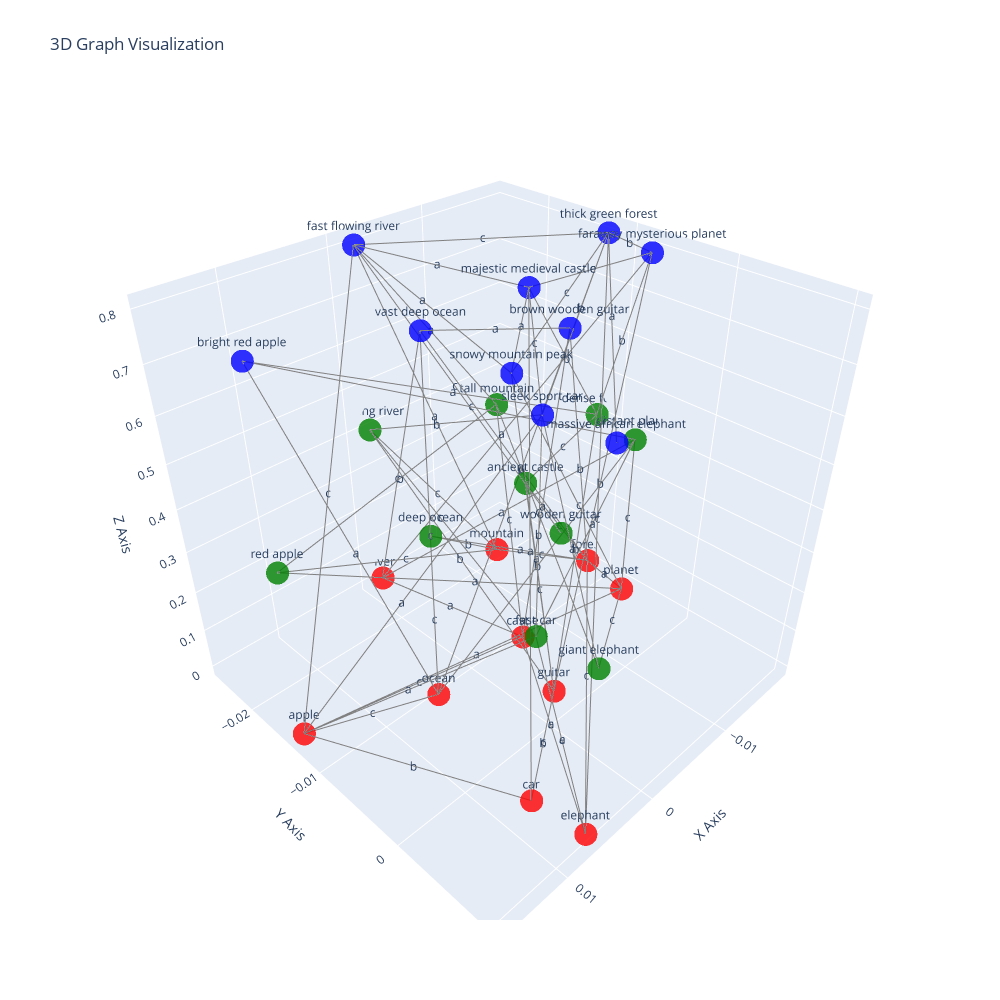

Notebook code cell kept with this figure:
### Code cell
visualize_graph_ngrams(graph)

### Figure 1 — Plotly figure (JSON) as saved in the notebook; plotly's stock layout.template omitted (floating-point values rounded to 4 significant figures; data arrays with more than 128 entries replaced by an {"elided": "..."} marker saying what was removed)
{"data": [{"line": {"color": "gray", "width": 2}, "mode": "lines", "name": "Edges", "type": "scatter3d", "x": {"elided": "216 float values"}, "y": {"elided": "216 float values"}, "z": {"elided": "216 float values"}}, {"marker": {"color": ["red", "red", "red", "red", "red", "red", "red", "red", "red", "red", "green", "green", "green", "green", "green", "green", "green", "green", "green", "green", "blue", "blue", "blue", "blue", "blue", "blue", "blue", "blue", "blue", "blue"], "opacity": 0.8, "size": 8}, "mode": "markers+text", "name": "Nodes", "text": ["apple", "mountain", "river", "car", "guitar", "elephant", "planet", "ocean", "forest", "castle", "red apple", "tall mountain", "flowing river", "fast car", "wooden guitar", "giant elephant", "distant planet", "deep ocean", "dense forest", "ancient castle", "bright red apple", "snowy mountain peak", "fast flowing river", "sleek sport car", "brown wooden guitar", "massive african elephant", "faraway mysterious planet", "vast deep ocean", "thick green forest", "majestic medieval castle"], "textposition": "top center", "type": "scatter3d", "x": [0.01588, -0.01309, -0.001769, 0.007483, -0.002363, 0.006843, -0.01729, 0.004997, -0.01834, -0.005431, 0.01588, -0.01309, -0.001769, 0.007483, -0.002363, 0.006843, -0.01729, 0.004997, -0.01834, -0.005431, 0.01588, 0.005049, -0.001769, 0.007483, -0.002363, 0.006843, -0.01729, 0.004997, -0.01834, -0.005431], "y": [-0.01355, -0.02019, -0.02506, 0.004929, -0.001892, 0.01004, -0.006686, -0.008873, -0.01213, -0.008789, -0.01355, -0.02019, -0.02506, 0.004929, -0.001892, 0.01004, -0.006686, -0.008873, -0.01213, -0.008789, -0.01355, -5.83e-05, -0.02506, 0.004929, -0.001892, 0.01004, -0.006686, -0.008873, -0.01213, -0.008789], "z": [0, 0, 0, 0, 0, 0, 0, 0, 0, 0, 0.4, 0.4, 0.4, 0.4, 0.4, 0.4, 0.4, 0.4, 0.4, 0.4, 0.8, 0.8, 0.8, 0.8, 0.8, 0.8, 0.8, 0.8, 0.8, 0.8]}, {"mode": "text", "name": "Edge Labels", "text": ["c", "a", "c", "c", "a", "a", "c", "b", "c", "a", "b", "b", "a", "b", "a", "a", "a", "a", "c", "c", "c", "c", "a", "c", "c", "c", "c", "a", "c", "b", "a", "b", "c", "c", "b", "c", "c", "a", "c", "b", "a", "c", "b", "c", "a", "b", "b", "b", "c", "c", "a", "a", "c", "c", "c", "a", "a", "c", "a", "a", "b", "a", "a", "c", "b", "c", "b", "a", "b", "a", "c", "c"], "textposition": "middle center", "type": "scatter3d", "x": [0.01044, 0.01168, -0.01572, -0.00743, -0.0036, -0.009532, 0.001614, 0.01168, 0.00256, 0.001026, 0.00256, -0.002066, 0.001343, -0.009829, 0.0007061, 0.007163, -0.0007052, -0.0007052, -0.005225, -0.006123, -0.006671, -0.005748, -0.01782, -0.01189, 0.005226, 0.0007061, -0.009261, -0.003897, 0.001396, 0.001396, -0.00743, 0.002857, 0.007163, 0.002857, 0.007483, -0.002066, -0.003124, 0.007163, -0.01729, -0.006149, -0.004905, -0.0007052, -0.004047, 0.004997, -0.006671, -0.01035, -0.01782, -0.01189, -0.003897, -0.01189, 0.01044, -0.001228, -0.006123, -0.006645, 0.007057, -0.00743, 0.00164, -0.01005, -0.0036, 0.01168, -0.01035, 0.001317, -0.009532, 0.004997, -0.006671, -0.005748, -0.005428, -0.005748, -0.01782, -0.0001912, 0.001026, -0.01136], "y": [-0.01121, -0.004311, -0.01616, -0.02262, -0.01693, -0.01587, -0.01697, -0.004311, 0.001518, -0.00193, 0.001518, -0.01348, -0.0009752, -0.004289, 0.000625, 0.007484, -0.01012, -0.01012, 0.001676, -0.003372, -0.0105, -0.001046, -0.009409, -0.01046, -0.01117, 0.000625, -0.01449, -0.005341, -0.01687, -0.01687, -0.02262, -0.01007, 0.007484, -0.01007, 0.004929, -0.01348, -0.005073, 0.007484, -0.006686, -0.007779, -0.0008787, -0.01012, -0.01453, -0.008873, -0.0105, -0.007012, -0.009409, -0.01046, -0.005341, -0.01046, -0.01121, -0.01284, -0.003372, -0.006095, -0.01931, -0.02262, -0.01256, -0.0186, -0.01693, -0.004311, -0.007012, -0.005382, -0.01587, -0.008873, -0.0105, -0.001046, -0.003601, -0.001046, -0.009409, -0.004424, -0.00193, -0.007738], "z": [0, 0.2, 0, 0.2, 0, 0.2, 0.4, 0, 0, 0.4, 0, 0.2, 0.4, 0.4, 0, 0.2, 0, 0.2, 0.2, 0.4, 0.4, 0, 0, 0.2, 0, 0, 0.2, 0.4, 0.2, 0.4, 0.6, 0.6, 0.2, 0.4, 0.6, 0.6, 0.4, 0.6, 0.2, 0.2, 0.4, 0.6, 0.2, 0.2, 0.2, 0.2, 0.6, 0.6, 0.2, 0.4, 0.4, 0.6, 0.4, 0.8, 0.4, 0.4, 0.8, 0.8, 0.8, 0.4, 0.4, 0.8, 0.4, 0.4, 0.4, 0.4, 0.8, 0.8, 0.8, 0.8, 0.8, 0.8]}], "layout": {"height": 1000, "scene": {"xaxis": {"title": {"text": "X Axis"}}, "yaxis": {"title": {"text": "Y Axis"}}, "zaxis": {"title": {"text": "Z Axis"}}}, "showlegend": false, "title": {"text": "3D Graph Visualization"}, "width": 1000}}
